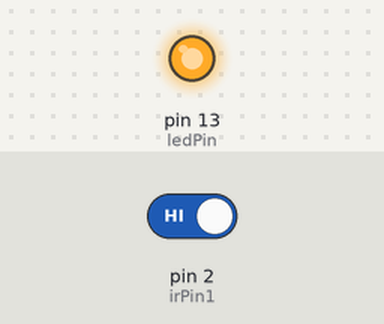
The sketch below on a simulated Arduino Uno, built with avr-gcc and run on an emulated ATmega328P. On the bench: output pins drawn as LEDs (lit = HIGH). The test bench sets the inputs (shaded band); at power-on: pin 2 (irPin1) HIGH.

Above: at 1.2 s.
1.3 s: pin 2 (irPin1) driven LOW
At 1.6 s:
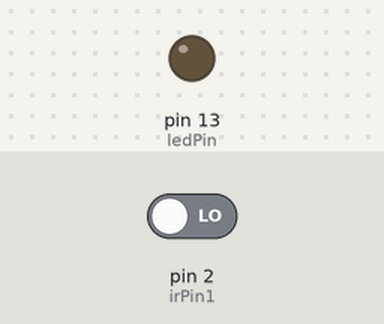
2.8 s: pin 2 (irPin1) driven HIGH
At 4.0 s:
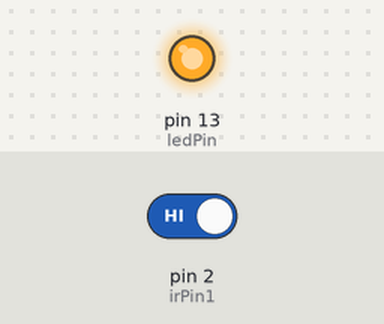
Timing chart, 0 to 5.8 s (numbered marks = the images above; inputs shaded):
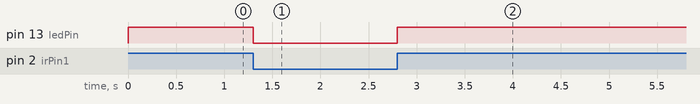

The sketch:

BirdSongs1.ino
```cpp
int ledPin = 13;
int irPin1 = 2;


void setup() {
  pinMode(ledPin,OUTPUT);
  pinMode(irPin1,INPUT);
}

void loop() {
  int val = digitalRead(irPin1);
  digitalWrite(ledPin,val);
}
```

Measured:
- after the input at 1.3 s, pin 13 (ledPin): HIGH → LOW at once
- after the input at 2.8 s, pin 13 (ledPin): LOW → HIGH at once
